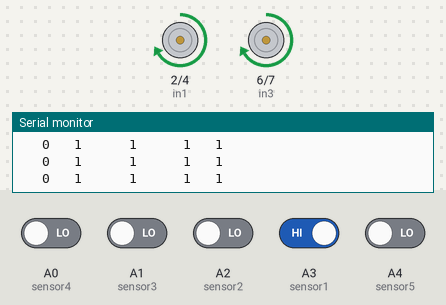
Simulated run of this sketch. Board: Arduino Uno, built with avr-gcc and run on an emulated ATmega328P. Shown: motor-driver pin pairs drawn as motors (green arrow = first pin HIGH = forward, orange = second pin HIGH = backward, longer = more drive, scaled by the enable pin), the last lines printed to the serial monitor. Inputs (shaded band) come from the test bench; at power-on: A3 (sensor1) HIGH, A0 (sensor4), A1 (sensor3), A2 (sensor2), A4 (sensor5) LOW.

Above: at 1.2 s.
1.3 s: A4 (sensor5) driven HIGH
At 2.5 s:
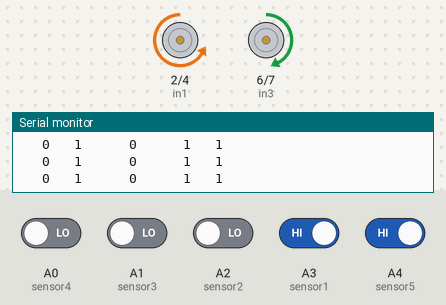
2.8 s: A0 (sensor4) driven HIGH
At 3.1 s:
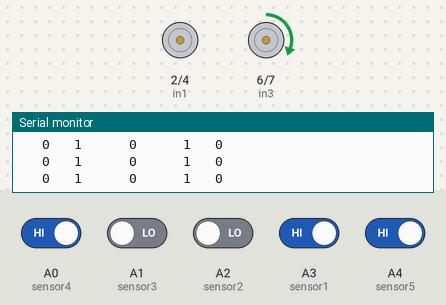
4.3 s: A1 (sensor3) driven HIGH
At 4.8 s:
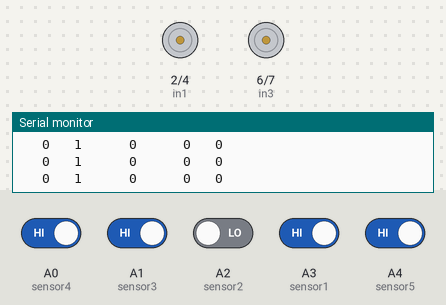
5.8 s: A3 (sensor1) driven LOW
At 6.6 s:
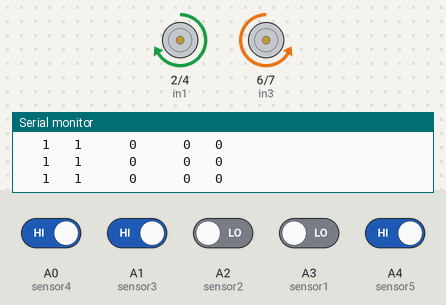
7.3 s: A4 (sensor5) driven LOW
At 8.2 s:
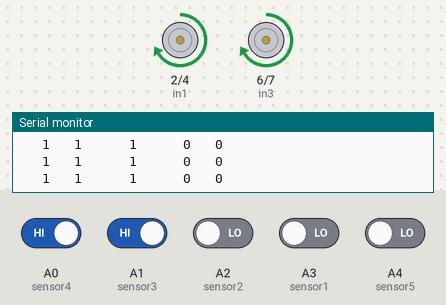
Timing chart, 0 to 9.8 s (numbered marks = the images above; inputs shaded):
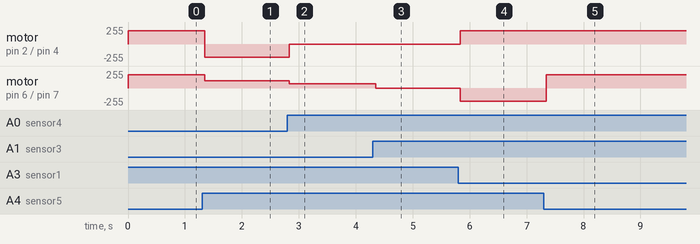

Measured:
- after the input at 1.3 s, motor on pin 2 (in1) / pin 4 (in2): forward 200/255 → backward 200/255 after 0.05 s; motor on pin 6 (in3) / pin 7 (in4): forward 200/255 → forward 109/255 after 0.05 s
- after the input at 2.8 s, motor on pin 2 (in1) / pin 4 (in2): backward 200/255 → stopped at once; motor on pin 6 (in3) / pin 7 (in4): forward 109/255 → forward 62/255 at once
- after the input at 4.3 s, motor on pin 6 (in3) / pin 7 (in4): forward 62/255 → stopped after 0.05 s
- after the input at 5.8 s, motor on pin 2 (in1) / pin 4 (in2): stopped → forward 200/255 at once; motor on pin 6 (in3) / pin 7 (in4): stopped → backward 200/255 at once
- after the input at 7.3 s, motor on pin 6 (in3) / pin 7 (in4): backward 200/255 → forward 200/255 after 0.05 s

The sketch:

Line_Follower_Robot_Code_Arduino1.ino
```cpp
int   in1 = 2  ;// moteur droite sens1
int   in2 = 4  ;// moteur droite sens2
int   in3 = 6  ;// moteur gauche sens1
int  in4 = 7 ;// moteur gauche sens2
int ena=3 ;
int enb=5 ;
int  sensor1 = A3  ; // sensor noir/blanc 1(*...)
int sensor2 = A2  ; // sensor noir/blanc 2(.*..)
int sensor3 = A1  ; // sensor noir/blanc 3(..*.)
int sensor4 = A0 ; // sensor noir/blanc 4(...*)
int sensor5 = A4 ;


int  s1, s2, s3, s4,s5, N = 0 ,v ;


void setup() {
  // put your setup code here, to run once:
Serial.begin(9600) ;
  pinMode(sensor1, INPUT);
  pinMode(sensor2, INPUT);
  pinMode(sensor3, INPUT);
  pinMode(sensor4, INPUT);
  pinMode(sensor5, INPUT);


  pinMode(in1, OUTPUT) ;
  pinMode(in2, OUTPUT) ;
  pinMode(in3, OUTPUT) ;
  pinMode(in4, OUTPUT) ;


}
void loop() {
  // put your main code here, to run repeatedly:
//avanti() ;
 suiveur();

  /*A = digitalRead(a) + digitalRead(b) * 10 + digitalRead(c) * 100 + digitalRead(d) * 1000;
    Serial.println(A);*/
}
void arriere(void)
{ analogWrite(in1, 0) ;
  analogWrite(in2, 120) ;
  analogWrite(in3, 0) ;
  analogWrite(in4, 120) ;

}
void avant(void)
{ analogWrite(in1, 80) ;
  analogWrite(in2, 0) ;
  analogWrite(in3, 80) ;
  analogWrite(in4, 0) ;

}

void avanti(void)
{ digitalWrite(in1,1) ;
  digitalWrite(in2, 0) ;
  digitalWrite(in3,1) ;
  digitalWrite(in4, 0) ;
analogWrite(ena, 200) ;
  analogWrite(enb, 200) ;
}
void droite(void)
{ analogWrite(in1, 0) ;
  analogWrite(in2, 140) ;
  analogWrite(in3, 140) ;
  analogWrite(in4, 0) ;
}
void droitec(void)
  { analogWrite(in1, 0) ;
  analogWrite(in2, 120) ;
  analogWrite(in3, 120) ;
  analogWrite(in4, 0) ;

  }
void gauche(void)
{ analogWrite(in1, 140) ;
  analogWrite(in2, 0) ;
  analogWrite(in3, 0) ;
  analogWrite(in4, 140) ;

}
void gauchec(void)
  {analogWrite(in1,120) ;
  analogWrite(in2, 0) ;
  analogWrite(in3, 0) ;
  analogWrite(in4, 120) ;

  }
void pause(void)
{ digitalWrite(in1, 0) ;
  digitalWrite(in2, 0) ;
  digitalWrite(in3, 0) ;
  digitalWrite(in4, 0) ;
}
void capteurs(void)
{s1 = digitalRead(sensor1) ;
s2 = digitalRead(sensor2) ;
s3 = digitalRead(sensor3) ;
s4 = digitalRead(sensor4) ;
s5 = digitalRead(sensor5) ;
s1=!s1;
s2=!s2;
s3=!s3;
s4=!s4;
s5=!s5;
 /* s1 = analogRead(sensor1) ;
  s2 = analogRead(sensor2) ;
  s3 = analogRead(sensor3) ;
  s4 = analogRead(sensor4) ;
  if(s1>175) s1=1 ;
  else s1=0 ;
  if(s2>175) s2=1 ;
  else s2=0 ;
  if(s3>175) s3=1 ;
  else s3=0 ;
  if(s4>175) s4=1 ;
  else s4=0 ;*/
 Serial.print("   ");
 Serial.print(s1) ;
 Serial.print("   ");
 Serial.print(s2) ;
 Serial.print("   ");
 Serial.print("   ");
 Serial.print(s5) ;
 Serial.print("   ");
 Serial.print("   ");
 Serial.print(s3) ;
 Serial.print("   ");
 Serial.print(s4) ;
 Serial.println("   ");
}
void reculer(void)
{ digitalWrite(in1, 0) ;
  digitalWrite(in2, 1) ;
  digitalWrite(in3, 0) ;
  digitalWrite(in4, 1) ;
}
void suiveur(void)
{

  capteurs() ;
//if((s1==1)&&(s4==1))
//{pause() ;
//delay(5000) ;
//while((s1==1)||(s4==1))
//{
//  avant() ;
//  capteurs() ;
//}
//}
if(s5==1)
{avanti() ;
if ((s1 == 0) && (s2 == 1) && (s3 == 1) && (s4 == 0)) N=3 ;
else if((s1==1)&&(s4==0)) N=2 ;
else if((s1==0)&&(s4==1)) N=1 ;

}
else {
  if ((s1 == 0) && (s2 == 0) && (s3 == 0) && (s4 == 0))
  {

    if (N == 1) {
      droite();
      //50821049 ridha
    }
    else if (N == 2) {
      gauche();
    }
    else if (N == 3) {
avant() ;
    }
  }

  else if (((s1 == 0) && (s2 == 1) && (s3 == 1) && (s4 == 0)) )
  {
    avant();
    N = 3;
  }
  else if ((s1 == 1) && (s2 == 1) && (s3 == 1 ) && (s4 == 1))
{


    avant() ;

}
  else if ( ((s1 == 0) && (s2 == 0) && (s3 == 0) && (s4 == 1))||((s1 == 0) && (s2 == 0) && (s3 == 1) && (s4 == 1)))
  {
    droite();
  N=1 ;
  }
  else if((s1 == 0) && (s2 == 0) && (s3 == 1) && (s4 == 0))
droitec() ;
  else if((s1 == 0) && (s2 == 1) && (s3 == 1) && (s4 == 1))
  {
  N=1;
droite() ;
  }
  else if ( ((s1 == 1) && (s2 == 0) && (s3 == 0) && (s4 == 0))||((s1 == 1) && (s2 == 1) && (s3 == 0) && (s4 == 0)))
  {
    gauche();
    N=2 ;
  }
  else if((s1 == 0) && (s2 == 1) && (s3 == 0) && (s4 == 0))
gauchec() ;
  else if((s1 == 1) && (s2 == 1) && (s3 == 1) && (s4 == 0))
  {N=2 ;
gauche() ;
  }
}}
```
